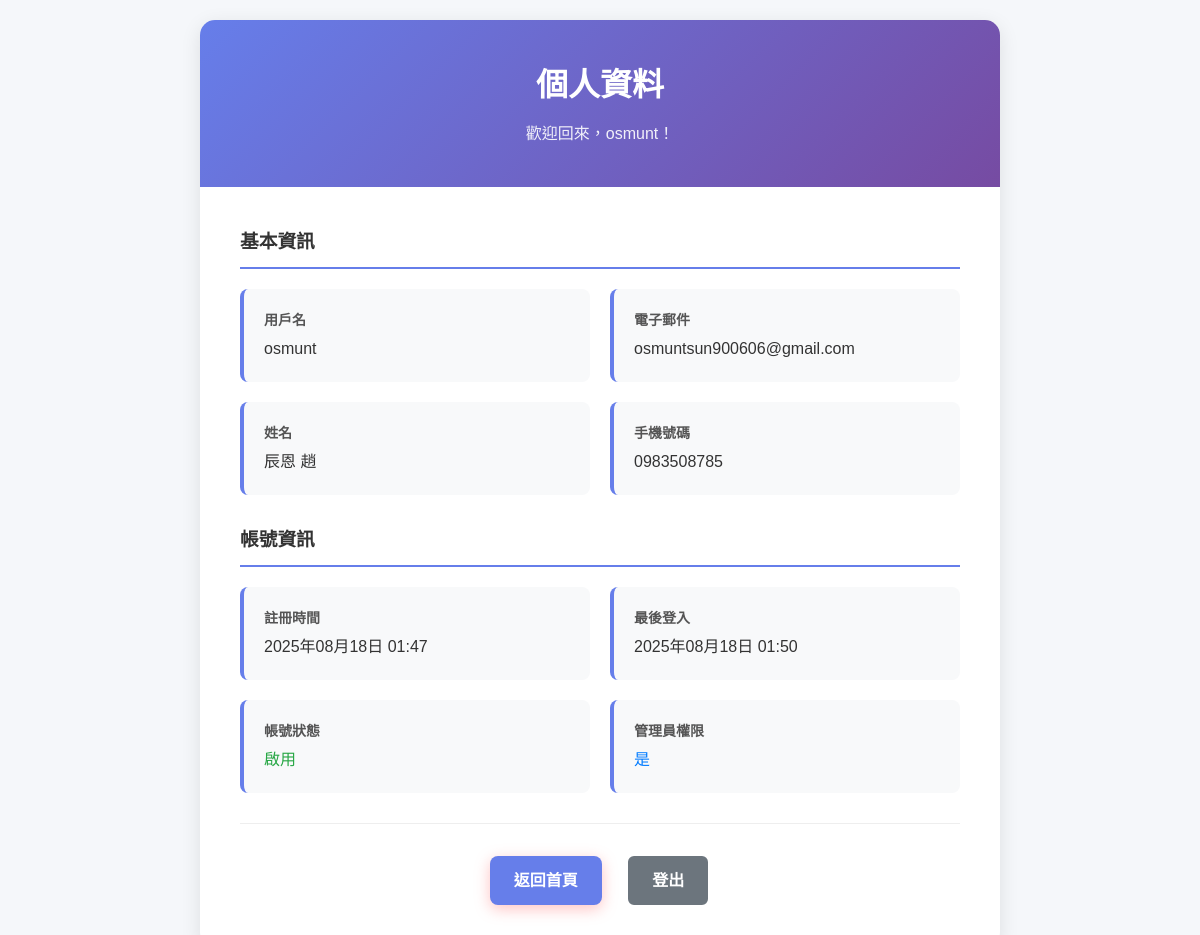
The page /accounts/profile/ (signed in) on the database as committed earlier.
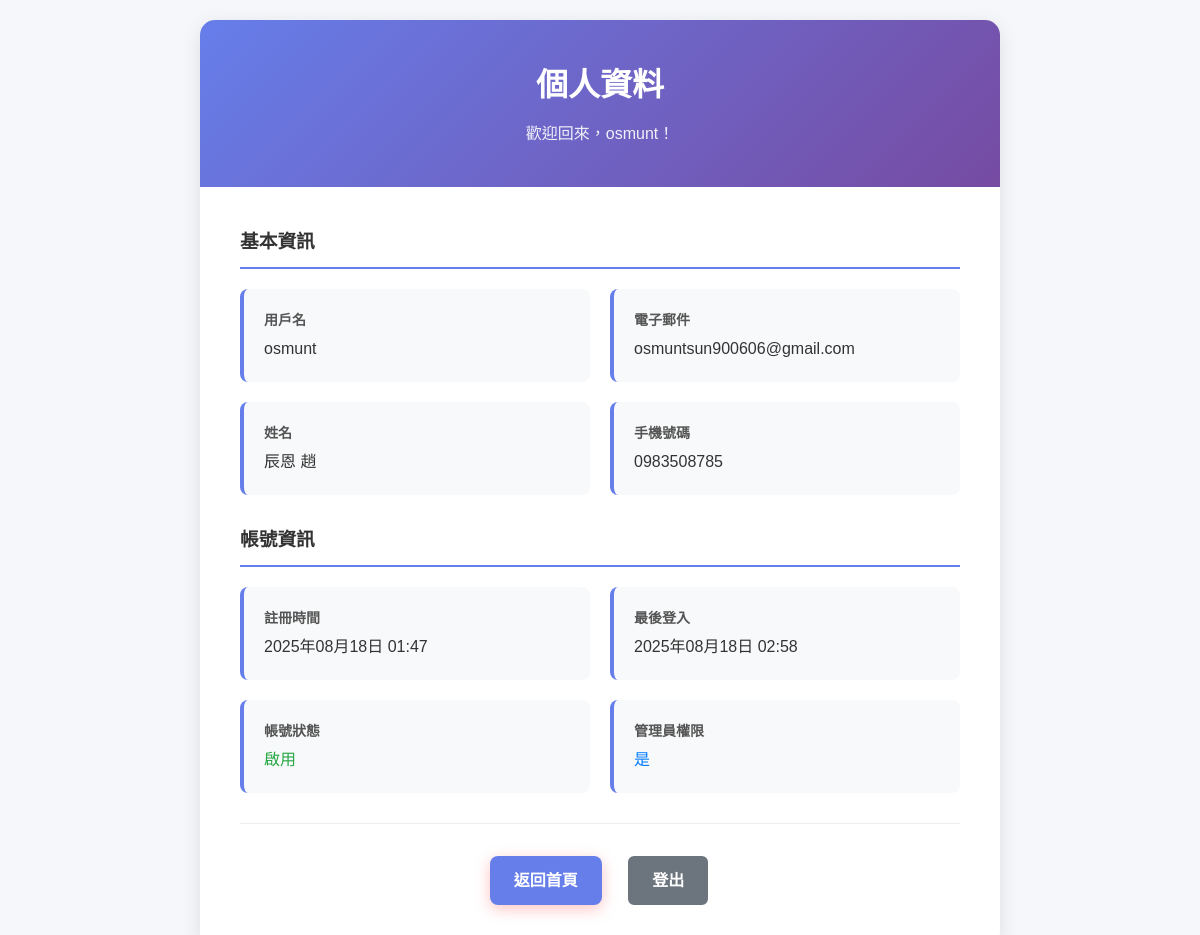
The same page on the database as committed later.
### Accounts/models.py (models this page shows, shortened)
class User(AbstractUser):
    email = models.EmailField(unique=True, verbose_name='電子郵件')
    phone = models.CharField(max_length=15, blank=True, null=True, verbose_name='手機號碼')
    avatar = models.ImageField(upload_to='avatars/', blank=True, null=True, verbose_name='頭像')
    bio = models.TextField(max_length=500, blank=True, verbose_name='個人簡介')
    date_joined = models.DateTimeField(default=timezone.now, verbose_name='註冊時間')
    last_login = models.DateTimeField(auto_now=True, verbose_name='最後登入')
    class Meta:
        verbose_name = '用戶'
        verbose_name_plural = '用戶'

### Accounts/views.py (the view)
# urls.py: path('profile/', views.profile, name='profile'),
@login_required
def profile(request):
    return render(request, 'Accounts/profile.html', {'user': request.user})

### Accounts/templates/Accounts/profile.html (shortened to what this page needs)
{% load static %}
<!DOCTYPE html>
<html lang="zh-TW">
<head>
    <link rel="stylesheet" href="{% static 'home/css/home.css' %}">
    <link rel="stylesheet" href="{% static 'Accounts/css/profile.css' %}">
</head>
<body>
    <div class="profile-container">
        <div class="profile-card">
            <div class="profile-header">
                <h1>個人資料</h1>
                <p>歡迎回來，{{ user.username }}！</p>
            </div>
            <div class="profile-content">
                <div class="profile-section">
                    <h3>基本資訊</h3>
                    <div class="profile-info">
                        <div class="info-item">
                            <div class="info-label">用戶名</div>
                            <div class="info-value">{{ user.username }}</div>
                        </div>
                        <div class="info-item">
                            <div class="info-label">電子郵件</div>
                            <div class="info-value">{{ user.email|default:"未設定" }}</div>
                        </div>
                        <div class="info-item">
                            <div class="info-label">姓名</div>
                            <div class="info-value">
                                {% if user.first_name or user.last_name %}
                                    {{ user.first_name }} {{ user.last_name }}
                                {% else %}
                                    未設定
                                {% endif %}
                            </div>
                        </div>
                        <div class="info-item">
                            <div class="info-label">手機號碼</div>
                            <div class="info-value">{{ user.phone|default:"未設定" }}</div>
                        </div>
                    </div>
                </div>
                <div class="profile-section">
                    <h3>帳號資訊</h3>
                    <div class="profile-info">
                        <div class="info-item">
                            <div class="info-label">註冊時間</div>
                            <div class="info-value">{{ user.date_joined|date:"Y年m月d日 H:i" }}</div>
                        </div>
                        <div class="info-item">
                            <div class="info-label">最後登入</div>
                            <div class="info-value">{{ user.last_login|date:"Y年m月d日 H:i" }}</div>
                        </div>
                        <div class="info-item">
                            <div class="info-label">帳號狀態</div>
                            <div class="info-value">
                                {% if user.is_active %}
                                    <span style="color: #28a745;">啟用</span>
                                {% else %}
                                    <span style="color: #dc3545;">停用</span>
                                {% endif %}
                            </div>
                        </div>
                        <div class="info-item">
                            <div class="info-label">管理員權限</div>
                            <div class="info-value">
                                {% if user.is_staff %}
                                    <span style="color: #007bff;">是</span>
                                {% else %}
                                    <span style="color: #6c757d;">否</span>
                                {% endif %}
                            </div>
                        </div>
                    </div>
                </div>
                <div class="profile-actions">
                    <a href="{% url 'home' %}" class="btn btn-primary">返回首頁</a>
                    <a href="{% url 'Accounts:logout' %}" class="btn btn-secondary">登出</a>
                </div>
            </div>
        </div>
    </div>
</body>
</html>

Rows that differ between the two databases and show on the page:
changed User "osmunt": last_login "2025年08月18日 01:50" → "2025年08月18日 02:58"
